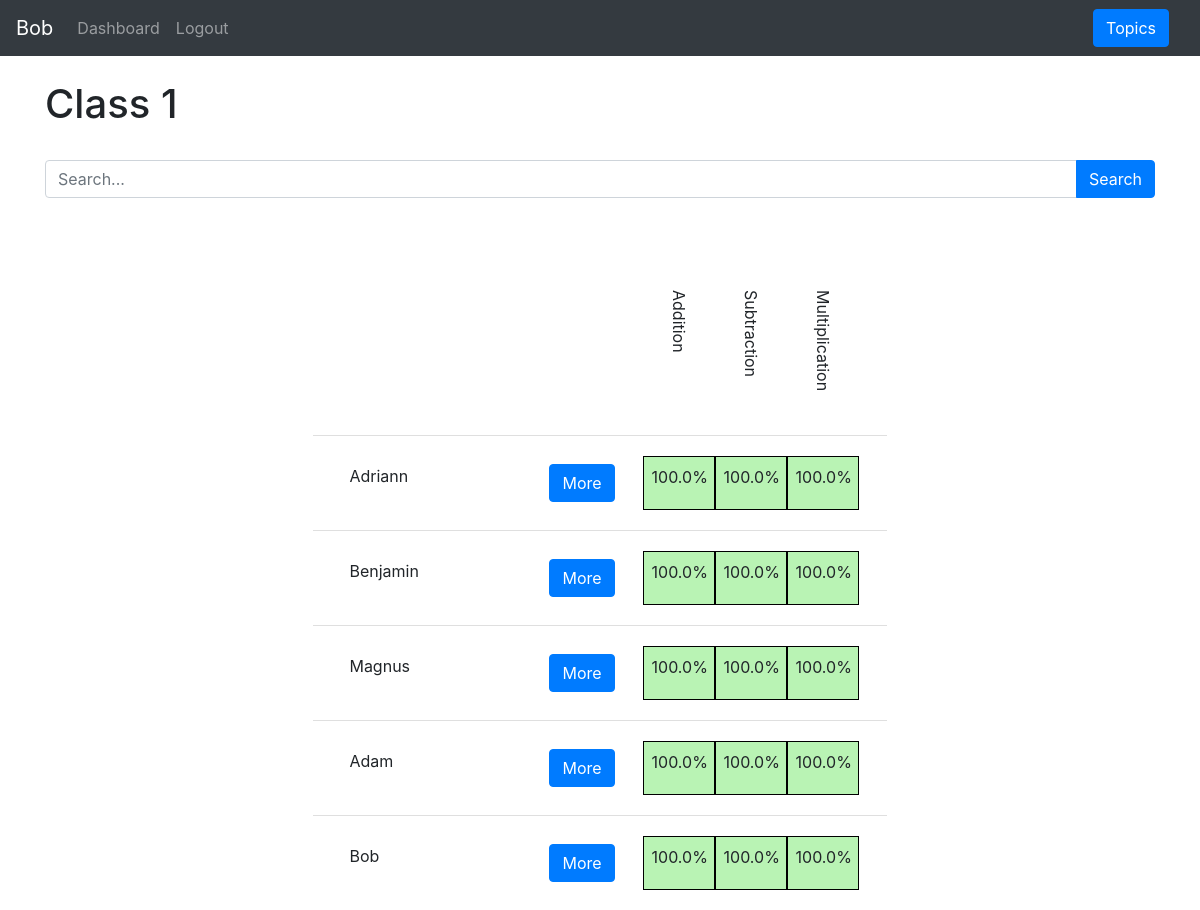
Before: /teacher/group-detail/9 (signed in) with the older database file.
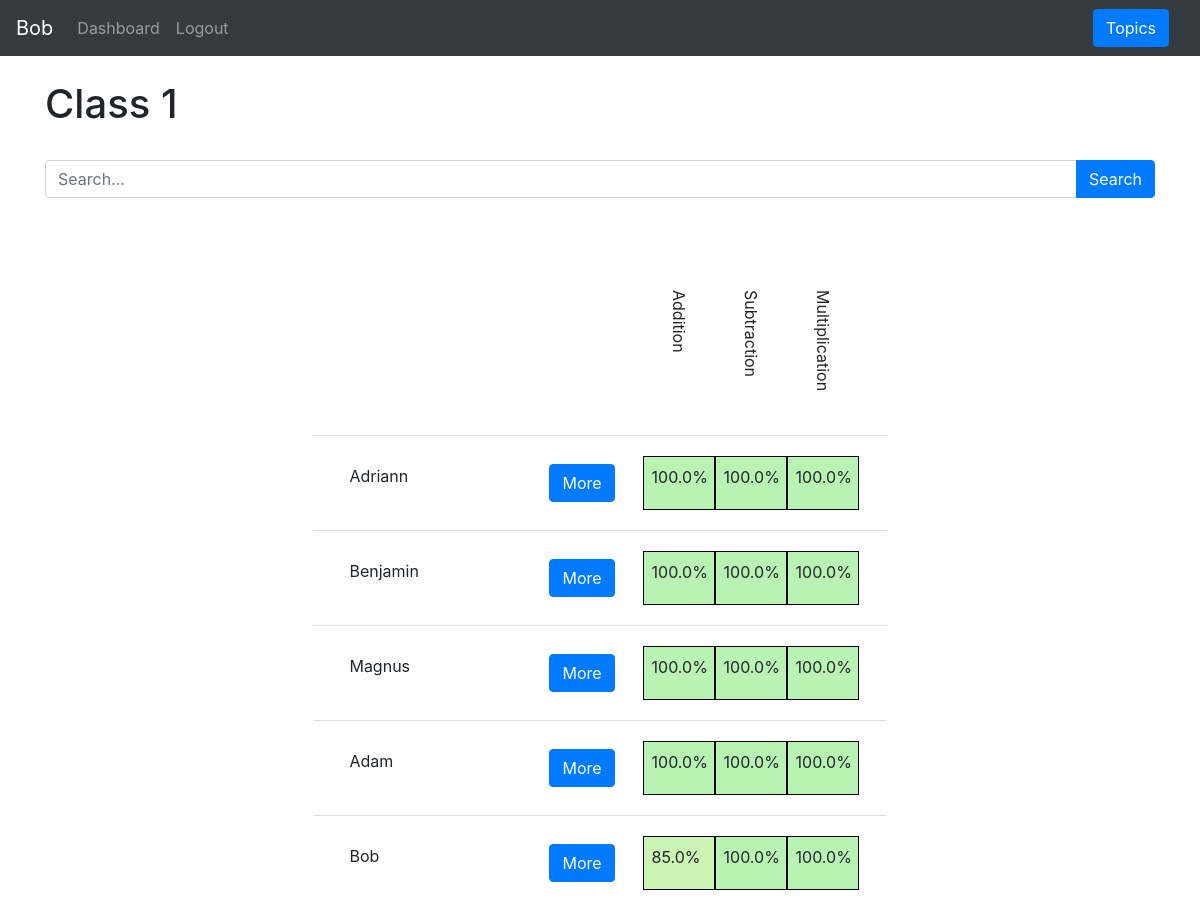
After: the same page with the newer database file.
### website/models.py (models this page shows)
class Data(db.Model):
    id = db.Column(db.Integer, primary_key=True)
    correct = db.Column(db.SmallInteger)
    completed = db.Column(db.SmallInteger)
    avg_time = db.Column(db.SmallInteger)
    accuracy = correct*100/completed
    last_done = db.Column(db.DateTime(timezone=True), default=func.now())
    topic_id = db.Column(db.Integer, db.ForeignKey('topic.id'))
    student_id = db.Column(db.Integer, db.ForeignKey('student.id'))

### website/teacher/teacher_views.py (the view)
@views.route('/group-detail/<group_id>', methods=['GET', 'POST'])
@login_required
def group_detail(group_id):
    if request.method == 'POST' and request.form.get('button').split(':')[0] == 'more':
        return redirect(url_for('teacher_views.student_overview', student_id=request.form.get('button').split(':')[1]))
    if request.method == 'POST' and request.form.get('button').split(':')[0] == 'topi':
        return redirect(url_for('teacher_views.topics', group_id=request.form['button'].split(':')[1]))
    else:
        group = Group.query.filter_by(id=group_id).first()
        students = []
        condition = ""
        if request.method == 'POST':
            condition = request.form['search']
        for student in group.student_ids:
            name = student.user.first_name
            if condition.lower() in name.lower():
                students.append(student)
        return render_template("teacher/group_detail.html", user=current_user, group=group, students=students)

### website/templates/teacher/group_detail.html
{% extends "base.html" %} {% block title %}Classes{% endblock %}
{% block extra_header %}<form method="POST"><button name="button" class="btn btn-primary" value="topi:{{ group.id }}">Topics</button></form>{% endblock %}
{% block content %}
<br>
<h1>{{ group.name }}</h1>
<br>
<form method='POST'>
<div class="input-group mb-3">
  <input name="search" type="text" class="form-control" placeholder="Search..." aria-label="Username" aria-describedby="basic-addon1">
  <div class="input-group-append">
    <button class="btn btn-primary" value="sear:ch" name="button">Search</button>
  </div>
</div>
<br>
<br>
<div style="display:flex; flex-direction: row; justify-content: center; align-items: center">
  {% if group.student_ids: %}
  <ul class="list-group list-group-flush">
    <li class="list-group-item">
      <div class="p-2">
        <div class="d-flex justify-content-end">
          {% for topic in group.topic_ids %}
          {% if topic.active %}
            <div class="d-flex p-2" ><p style="writing-mode: tb-rl">{{ topic.name }}</p></div>
            {% endif%}
          {% endfor %}
        </div>
    </li>
    {% for student in students %}
    <li class="list-group-item">
        <div class="p-2">
          <div class="d-flex justify-content-center">
            <div class="d-flex justify-content-between">
              <div class="p-2" style="width: 200px">{{ student.user.first_name | truncate(22) }}</div>
                <form method='POST'>
                  <div class="p-2">
                    <button type="submit" name="button" class="btn btn-primary" value="more:{{ student.id }}">More</button>
                  </div>
                </form>
              <div style="width:20px"></div>
            </div>
              {% for data in student.data_ids %}
              {% for topic in group.topic_ids %}
              {% if data.topic_id == topic.id and topic.active%}
          <div class="d-flex p-2" style="width: 72px; background-color: hsl({{ data.correct*115/data.completed}}, 73%, 83%); border:1px solid black">{{ '%0.1f'| format(data.correct*100/data.completed) }}%</div>
              {% endif %}
              {% endfor %}
              {% endfor %}
        </div>
    </li>
  {% endfor %}
  </ul>
  {% else %}
  <p>Once your students sign up you will be able to see them here.</p>
  {% endif %}
</div>
{% endblock %}

Changed rows visible on the page:
changed Data (number 13 of 15 on the later page): correct 1 → 17 (drawn); data.correct*100/data.completed "100.0" → "85.0"
